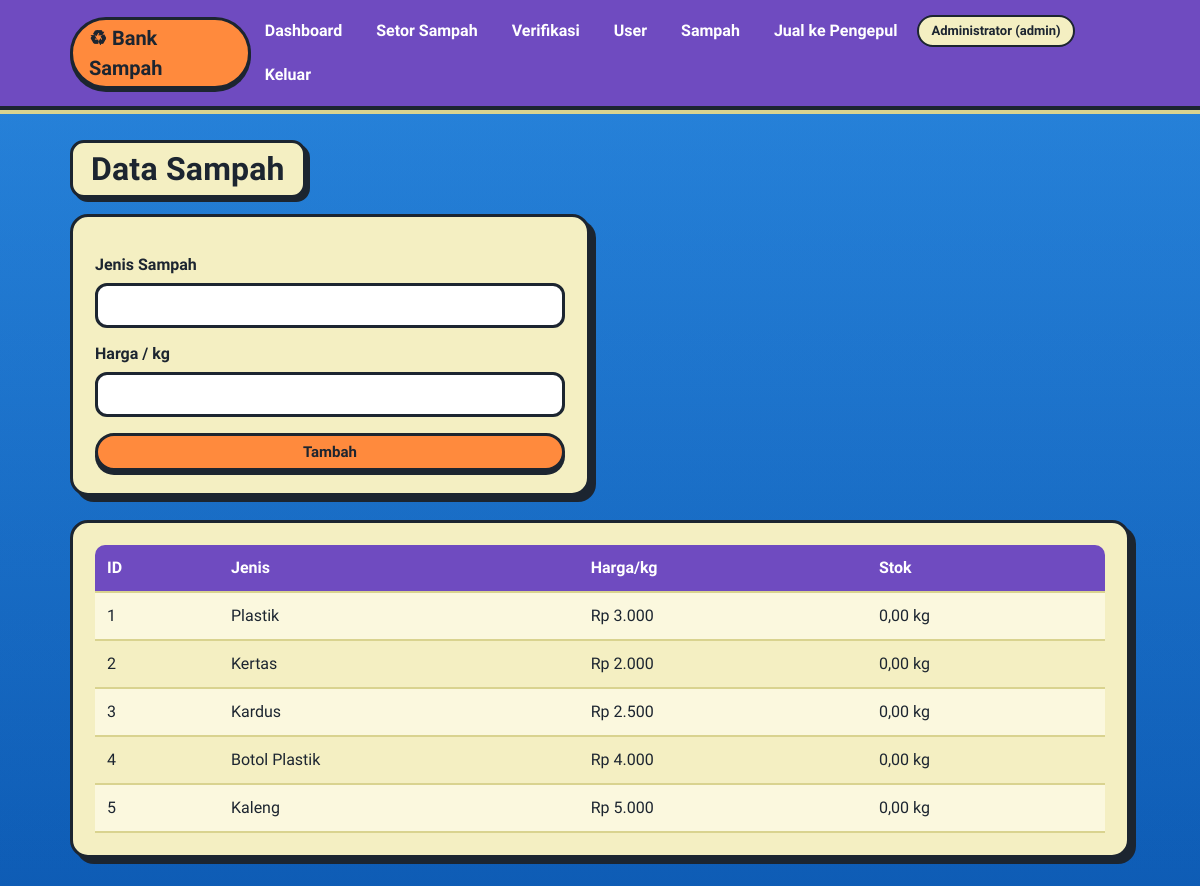
Screenshot of /sampah.php (signed in) with the database file from the repository.
### tables this page shows
CREATE TABLE `sampah` (
  `id_sampah` int(11) NOT NULL,
  `jenis_sampah` varchar(50) NOT NULL,
  `harga_per_kg` decimal(10,2) NOT NULL,
  `stok_kg` decimal(10,2) NOT NULL DEFAULT 0.00
);

### config.php (called while the page is built, shortened)
<?php
function e($value) {
    return htmlspecialchars((string)$value, ENT_QUOTES, 'UTF-8');
}
?>

### sampah.php (the view, shortened to what this page needs)
<?php
require 'config.php'; wajib_login(); if(!role('admin')){header("Location: dashboard.php");exit;}
$rows=$conn->query("SELECT * FROM sampah ORDER BY id_sampah");
?>
<!doctype html><html lang="id"><head><meta charset="utf-8"><meta name="viewport" content="width=device-width,initial-scale=1"><title>Data Sampah</title><link rel="stylesheet" href="style.css?v=3"></head>
<body><?php include 'nav.php'; ?><main class="container"><h1>Data Sampah</h1><div class="panel narrow"><?php if($msg): ?><div class="alert"><?=e($msg)?></div><?php endif; ?><form method="post"><label>Jenis Sampah</label><input name="jenis_sampah" required><label>Harga / kg</label><input type="number" name="harga_per_kg" min="1" required><button class="btn primary full">Tambah</button></form></div>
<div class="panel table-wrap"><table><tr><th>ID</th><th>Jenis</th><th>Harga/kg</th><th>Stok</th></tr><?php while($r=$rows->fetch_assoc()): ?><tr><td><?=$r['id_sampah']?></td><td><?=e($r['jenis_sampah'])?></td><td>Rp <?=number_format($r['harga_per_kg'],0,',','.')?></td><td><?=number_format($r['stok_kg'],2,',','.')?> kg</td></tr><?php endwhile; ?></table></div></main></body></html>

### style.css (style rules this page uses)
:root { --laut-atas:#2f8fe6; --laut-bawah:#0e5cb5; --pasir:#f4efc2; --pasir-tua:#d9d38f; --pelampung:#ff8a3d; --ungu:#6f4bc0; --karang:#c9235f; --rumput:#7ed321; --tinta:#1c2530; --abu:#4b5563; }
* { box-sizing:border-box }
body { margin:0; font-family:'Baloo 2','Trebuchet MS',Verdana,sans-serif; font-size:16px; line-height:1.5; color:var(--tinta); min-height:100vh; background: linear-gradient(#0e5cb52e,#0e5cb52e), url('bottom.png') center bottom/cover no-repeat fixed, linear-gradient(180deg,var(--laut-atas) 0%,var(--laut-bawah) 100%); }
h1,h2 { font-weight:800;letter-spacing:.2px;margin:0 0 10px }
h1 { font-size:32px;color:var(--tinta) }
.container>h1,.container>p.muted { display:inline-block;background:var(--pasir);border:3px solid var(--tinta);border-radius:14px;padding:2px 18px;box-shadow:4px 4px 0 var(--tinta);margin-bottom:16px }
.container { max-width:1100px;margin:30px auto;padding:0 20px }
.card,.panel { background:var(--pasir); border:3px solid var(--tinta); border-radius:18px; padding:22px; box-shadow:6px 6px 0 var(--tinta); margin-bottom:24px; }
.btn { display:inline-block; font-family:inherit;font-size:15px;font-weight:800; background:#fff;color:var(--tinta); border:3px solid var(--tinta); padding:7px 18px; border-radius:999px; text-decoration:none;cursor:pointer; margin:4px 3px; box-shadow:0 4px 0 var(--tinta); transition:transform .08s, box-shadow .08s; }
.btn.primary { background:var(--pelampung);color:var(--tinta) }
.full { width:100%;margin:16px 0 0 }
.narrow { max-width:520px }
label { display:block;font-weight:800;margin:14px 0 6px }
input,select { width:100%;padding:10px 12px; font-family:inherit;font-size:16px;color:var(--tinta); background:#fff; border:3px solid var(--tinta); border-radius:12px; }
table { width:100%;border-collapse:separate;border-spacing:0 }
th,td { text-align:left;padding:11px 12px;border-bottom:2px solid var(--pasir-tua);white-space:nowrap }
th { background:var(--ungu);color:#fff;font-weight:800 }
th:first-child { border-top-left-radius:10px }
th:last-child { border-top-right-radius:10px }
tr:nth-child(even) td { background:#fbf8de }
.table-wrap { overflow:auto }

### rows the page displays
sampah: id_sampah "1", jenis_sampah "Plastik", harga_per_kg "3.000", stok_kg "0,00"
sampah: id_sampah "2", jenis_sampah "Kertas", harga_per_kg "2.000", stok_kg "0,00"
sampah: id_sampah "3", jenis_sampah "Kardus", harga_per_kg "2.500", stok_kg "0,00"
sampah: id_sampah "4", jenis_sampah "Botol Plastik", harga_per_kg "4.000", stok_kg "0,00"
sampah: id_sampah "5", jenis_sampah "Kaleng", harga_per_kg "5.000", stok_kg "0,00"

### other values shown
$u['nama'] "Administrator"
$u['role'] "admin"
